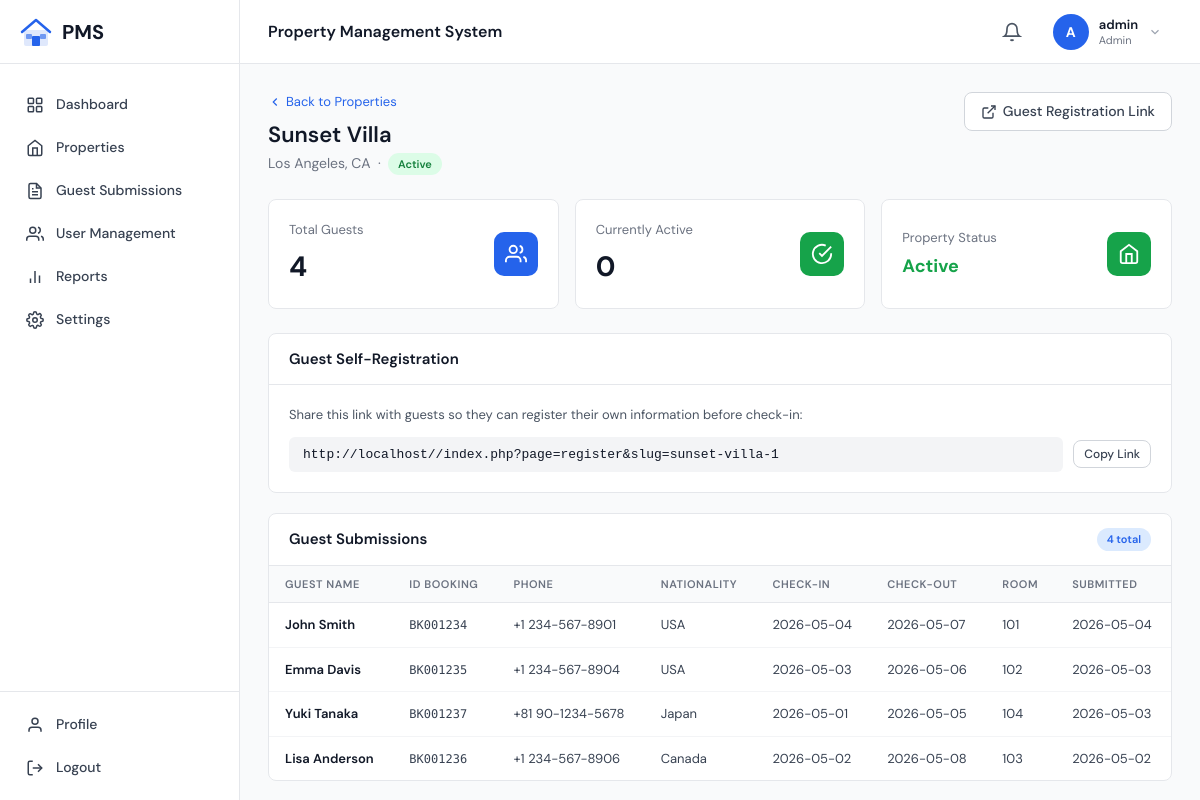
Page /index.php?page=property-detail&id=1 (signed in) on the committed database.
### tables this page shows
CREATE TABLE IF NOT EXISTS properties (
    id INT AUTO_INCREMENT PRIMARY KEY,
    name VARCHAR(150) NOT NULL,
    location VARCHAR(255) NOT NULL,
    slug VARCHAR(100) NOT NULL UNIQUE,   
    status ENUM('Active', 'Inactive') NOT NULL DEFAULT 'Active',
    created_at DATETIME NOT NULL DEFAULT CURRENT_TIMESTAMP,
    updated_at DATETIME NOT NULL DEFAULT CURRENT_TIMESTAMP ON UPDATE CURRENT_TIMESTAMP
);

CREATE TABLE IF NOT EXISTS guests (
    id INT AUTO_INCREMENT PRIMARY KEY,
    property_id INT NOT NULL,
    name VARCHAR(150) NOT NULL,
    id_booking VARCHAR(50) NOT NULL UNIQUE,
    phone VARCHAR(50) NOT NULL,
    email VARCHAR(100) NOT NULL,
    date_of_birth DATE,
    age INT,
    nationality VARCHAR(100),
    occupation VARCHAR(100),
    address TEXT,
    room_number VARCHAR(20),
    check_in DATE,
    check_out DATE,
    previous_stay_location VARCHAR(255),
    next_stay_location VARCHAR(255),
    has_japan_address ENUM('yes', 'no') NOT NULL DEFAULT 'no',
    passport_photo VARCHAR(255),   
    submission_date DATE NOT NULL DEFAULT (CURRENT_DATE),
    created_at DATETIME NOT NULL DEFAULT CURRENT_TIMESTAMP,
    updated_at DATETIME NOT NULL DEFAULT CURRENT_TIMESTAMP ON UPDATE CURRENT_TIMESTAMP,
    FOREIGN KEY (property_id) REFERENCES properties(id) ON DELETE CASCADE
);

### includes/config.php (called while the page is built, shortened)
<?php
function h(string $str): string {
    return htmlspecialchars($str, ENT_QUOTES | ENT_SUBSTITUTE, 'UTF-8');
}

### pages/property_detail.php (the view, shortened to what this page needs)
<?php
$db = getDB();
$id = (int)($_GET['id'] ?? 0);
$property = $db->prepare('SELECT * FROM properties WHERE id = ?');
$property->execute([$id]);
$property = $property->fetch();
$guests = $db->prepare('SELECT * FROM guests WHERE property_id = ? ORDER BY created_at DESC');
$guests->execute([$id]);
$guests = $guests->fetchAll();
$totalGuests = count($guests);
$activeGuests = array_filter($guests, fn($g) => $g['check_out'] >= date('Y-m-d'));
?>
<div class="page-header">
    <div>
        <a href="index.php?page=properties" style="font-size:13px;color:var(--blue-600);text-decoration:none;display:inline-flex;align-items:center;gap:4px;margin-bottom:6px;">
            <svg style="width:14px;height:14px;" viewBox="0 0 24 24" fill="none" stroke="currentColor" stroke-width="2"><polyline points="15 18 9 12 15 6"/></svg>
            Back to Properties
        </a>
        <h2><?= h($property['name']) ?></h2>
        <p><?= h($property['location']) ?> &nbsp;·&nbsp;
            <span class="badge <?= $property['status'] === 'Active' ? 'badge-green' : 'badge-gray' ?>">
                <?= h($property['status']) ?>
            </span>
        </p>
    </div>
    <div class="page-actions">
        <a href="index.php?page=register&slug=<?= h($property['slug']) ?>" target="_blank" class="btn btn-secondary">
            <svg viewBox="0 0 24 24" fill="none" stroke="currentColor" stroke-width="2"><path d="M18 13v6a2 2 0 0 1-2 2H5a2 2 0 0 1-2-2V8a2 2 0 0 1 2-2h6"/><polyline points="15 3 21 3 21 9"/><line x1="10" y1="14" x2="21" y2="3"/></svg>
            Guest Registration Link
        </a>
    </div>
</div>
<div class="stats-grid" style="grid-template-columns:repeat(3,1fr);margin-bottom:24px;">
    <div class="stat-card">
        <div>
            <div class="stat-label">Total Guests</div>
            <div class="stat-value"><?= $totalGuests ?></div>
        </div>
        <div class="stat-icon blue">
            <svg viewBox="0 0 24 24" fill="none" stroke="currentColor" stroke-width="2"><path d="M17 21v-2a4 4 0 0 0-4-4H5a4 4 0 0 0-4 4v2"/><circle cx="9" cy="7" r="4"/><path d="M23 21v-2a4 4 0 0 0-3-3.87"/><path d="M16 3.13a4 4 0 0 1 0 7.75"/></svg>
        </div>
    </div>
    <div class="stat-card">
        <div>
            <div class="stat-label">Currently Active</div>
            <div class="stat-value"><?= count($activeGuests) ?></div>
        </div>
        <div class="stat-icon green">
            <svg viewBox="0 0 24 24" fill="none" stroke="currentColor" stroke-width="2"><path d="M22 11.08V12a10 10 0 1 1-5.93-9.14"/><polyline points="22 4 12 14.01 9 11.01"/></svg>
        </div>
    </div>
    <div class="stat-card">
        <div>
            <div class="stat-label">Property Status</div>
            <div class="stat-value" style="font-size:18px;color:<?= $property['status'] === 'Active' ? 'var(--green-600)' : 'var(--gray-500)' ?>">
                <?= h($property['status']) ?>
            </div>
        </div>
        <div class="stat-icon <?= $property['status'] === 'Active' ? 'green' : 'orange' ?>">
            <svg viewBox="0 0 24 24" fill="none" stroke="currentColor" stroke-width="2"><path d="M3 9l9-7 9 7v11a2 2 0 0 1-2 2H5a2 2 0 0 1-2-2z"/><polyline points="9 22 9 12 15 12 15 22"/></svg>
        </div>
    </div>
</div>
<div class="card" style="margin-bottom:20px;">
    <div class="card-header"><h3>Guest Self-Registration</h3></div>
    <div class="card-body">
        <p style="font-size:13px;color:var(--gray-600);margin-bottom:12px;">
            Share this link with guests so they can register their own information before check-in:
        </p>
        <div style="display:flex;align-items:center;gap:10px;flex-wrap:wrap;">
            <code style="background:var(--gray-100);padding:8px 14px;border-radius:6px;font-size:13px;flex:1;min-width:200px;" id="regLink">
                <?= h((isset($_SERVER['HTTPS']) ? 'https' : 'http') . '://' . $_SERVER['HTTP_HOST'] . dirname($_SERVER['PHP_SELF']) . '/index.php?page=register&slug=' . $property['slug']) ?>
            </code>
            <button class="btn btn-secondary btn-sm" onclick="copyLink()">Copy Link</button>
        </div>
    </div>
</div>
<div class="card">
    <div class="card-header">
        <h3>Guest Submissions</h3>
        <span class="badge badge-blue"><?= $totalGuests ?> total</span>
    </div>
    <div class="table-wrap">
        <table class="data-table">
            <thead>
                <tr>
                    <th>Guest Name</th>
                    <th>ID Booking</th>
                    <th>Phone</th>
                    <th>Nationality</th>
                    <th>Check-in</th>
                    <th>Check-out</th>
                    <th>Room</th>
                    <th>Submitted</th>
                </tr>
            </thead>
            <tbody>
                <?php foreach ($guests as $g): ?>
                <tr>
                    <td class="bold"><?= h($g['name']) ?></td>
                    <td><span class="mono"><?= h($g['id_booking']) ?></span></td>
                    <td><?= h($g['phone']) ?></td>
                    <td><?= h($g['nationality'] ?? 'N/A') ?></td>
                    <td><?= h($g['check_in'] ?? 'N/A') ?></td>
                    <td><?= h($g['check_out'] ?? 'N/A') ?></td>
                    <td><?= h($g['room_number'] ?? 'N/A') ?></td>
                    <td><?= h($g['submission_date']) ?></td>
                </tr>
                <?php endforeach; ?>
            </tbody>
        </table>
    </div>
</div>

### assets/css/app.css (style rules this page uses)
:root { --blue-50: #eff6ff; --blue-100: #dbeafe; --blue-200: #bfdbfe; --blue-500: #3b82f6; --blue-600: #2563eb; --blue-700: #1d4ed8; --green-100: #dcfce7; --green-600: #16a34a; --green-700: #15803d; --red-50: #fef2f2; --red-100: #fee2e2; --red-200: #fecaca; --red-600: #dc2626; --red-700: #b91c1c; --red-800: #991b1b; --purple-100: #f3e8ff; --purple-700: #7e22ce; --orange-500: #f97316; --yellow-50: #fefce8; --yellow-100: #fef9c3; --yellow-200: #fef08a; --yellow-700: #a16207; --yellow-800: #854d0e; --gray-50: #f9fafb; --gray-100: #f3f4f6; --gray-200: #e5e7eb; --gray-300: #d1d5db; --gray-400: #9ca3af; --gray-500: #6b7280; --gray-600: #4b5563; --gray-700: #374151; --gray-900: #111827; --sidebar-w: 240px; --topbar-h: 64px; --radius: 8px; --shadow-sm: 0 1px 3px rgba(0,0,0,.08); --shadow-md: 0 4px 12px rgba(0,0,0,.1); --shadow-lg: 0 10px 30px rgba(0,0,0,.15); --transition: 150ms ease; }
*, *::before, *::after { box-sizing: border-box; margin: 0; padding: 0; }
body { font-family: 'DM Sans', sans-serif; font-size: 14px; color: var(--gray-900); background: var(--gray-50); line-height: 1.5; }
.page-header { display: flex; align-items: flex-start; justify-content: space-between; margin-bottom: 24px; gap: 16px; }
.page-header h2 { font-size: 22px; font-weight: 600; color: var(--gray-900); }
.page-header p { color: var(--gray-500); margin-top: 2px; }
.page-actions { display: flex; gap: 10px; flex-shrink: 0; }
.card { background: #fff; border: 1px solid var(--gray-200); border-radius: var(--radius); overflow: hidden; }
.card-header { padding: 14px 20px; border-bottom: 1px solid var(--gray-200); display: flex; align-items: center; justify-content: space-between; gap: 12px; }
.card-header h3 { font-size: 15px; font-weight: 600; }
.card-body { padding: 20px; }
.stats-grid { display: grid; grid-template-columns: repeat(auto-fill, minmax(200px, 1fr)); gap: 16px; margin-bottom: 24px; }
.stat-card { background: #fff; border: 1px solid var(--gray-200); border-radius: var(--radius); padding: 20px; display: flex; align-items: center; justify-content: space-between; transition: box-shadow var(--transition); }
.stat-label { font-size: 13px; color: var(--gray-500); margin-bottom: 6px; }
.stat-value { font-size: 28px; font-weight: 700; color: var(--gray-900); }
.stat-icon { width: 44px; height: 44px; border-radius: 10px; display: flex; align-items: center; justify-content: center; }
.stat-icon svg { width: 22px; height: 22px; color: #fff; }
.stat-icon.blue { background: var(--blue-600); }
.stat-icon.green { background: var(--green-600); }
.btn { display: inline-flex; align-items: center; gap: 6px; padding: 8px 16px; border-radius: var(--radius); font-size: 14px; font-weight: 500; font-family: inherit; cursor: pointer; border: none; transition: background var(--transition), opacity var(--transition); text-decoration: none; white-space: nowrap; }
.btn svg { width: 16px; height: 16px; }
.btn-secondary { background: #fff; color: var(--gray-700); border: 1px solid var(--gray-300); }
.btn-sm { padding: 5px 10px; font-size: 12px; }
.table-wrap { overflow-x: auto; }
table.data-table { width: 100%; border-collapse: collapse; }
.data-table thead { background: var(--gray-50); border-bottom: 1px solid var(--gray-200); }
.data-table th { padding: 10px 16px; text-align: left; font-size: 11px; font-weight: 600; text-transform: uppercase; letter-spacing: .05em; color: var(--gray-500); }
.data-table td { padding: 12px 16px; border-bottom: 1px solid var(--gray-100); font-size: 13px; color: var(--gray-700); }
.data-table tr:last-child td { border-bottom: none; }
.data-table td.bold { font-weight: 600; color: var(--gray-900); }
.badge { display: inline-flex; align-items: center; padding: 3px 10px; border-radius: 999px; font-size: 11px; font-weight: 600; }
.badge-green { background: var(--green-100); color: var(--green-700); }
.badge-blue { background: var(--blue-100); color: var(--blue-600); }
.mono { font-family: 'DM Mono', monospace; font-size: 12px; }

### rows in the picture
properties: name "Sunset Villa", location "Los Angeles, CA", status "Active", slug "http://localhost//index.php?page=register&slug=sunset-villa-1"
guests: name "John Smith", id_booking "BK001234", phone "+1 234-567-8901", nationality "USA", check_in "2026-05-04", check_out "2026-05-07", room_number "101", submission_date "2026-05-04"
guests: name "Emma Davis", id_booking "BK001235", phone "+1 234-567-8904", nationality "USA", check_in "2026-05-03", check_out "2026-05-06", room_number "102", submission_date "2026-05-03"
guests: name "Yuki Tanaka", id_booking "BK001237", phone "+81 90-1234-5678", nationality "Japan", check_in "2026-05-01", check_out "2026-05-05", room_number "104", submission_date "2026-05-03"
guests: name "Lisa Anderson", id_booking "BK001236", phone "+1 234-567-8906", nationality "Canada", check_in "2026-05-02", check_out "2026-05-08", room_number "103", submission_date "2026-05-02"

### other values in the picture
APP_NAME "Property Management System"
substr($user['username'], 0, 1) "A"
$user['username'] "admin"
$user['role'] "Admin"
$totalGuests "4"
count($activeGuests) "0"
